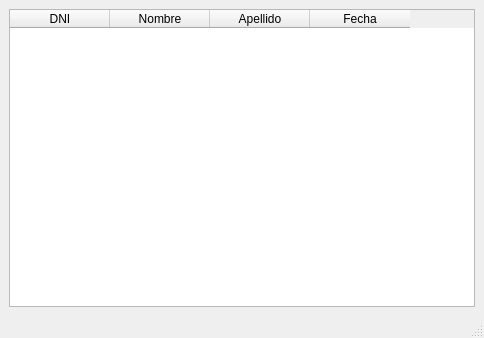
<?xml version="1.0" encoding="UTF-8"?>
<ui version="4.0">
 <class>ListWindow</class>
 <widget class="QMainWindow" name="ListWindow">
  <property name="geometry">
   <rect>
    <x>0</x>
    <y>0</y>
    <width>484</width>
    <height>338</height>
   </rect>
  </property>
  <property name="windowTitle">
   <string>Lista de Casos de COVID 19</string>
  </property>
  <widget class="QWidget" name="centralwidget">
   <layout class="QVBoxLayout" name="verticalLayout">
    <item>
     <widget class="QTableWidget" name="tb_covid">
      <property name="editTriggers">
       <set>QAbstractItemView::NoEditTriggers</set>
      </property>
      <column>
       <property name="text">
        <string>DNI</string>
       </property>
      </column>
      <column>
       <property name="text">
        <string>Nombre</string>
       </property>
      </column>
      <column>
       <property name="text">
        <string>Apellido</string>
       </property>
      </column>
      <column>
       <property name="text">
        <string>Fecha</string>
       </property>
      </column>
     </widget>
    </item>
   </layout>
  </widget>
  <widget class="QStatusBar" name="statusbar"/>
 </widget>
 <resources/>
 <connections/>
 <slots>
  <slot>clear_all()</slot>
  <slot>register()</slot>
 </slots>
</ui>
